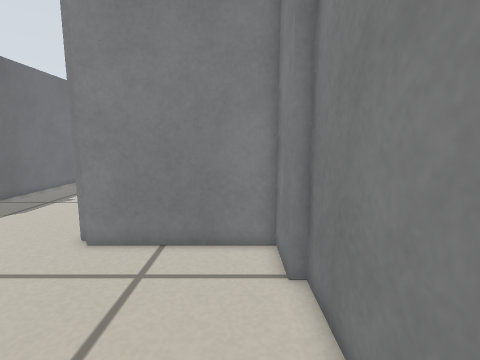
view 1 (above)

16 first-person views from a walk through a robot-simulator world made for Stage. The camera is 0.4 m above the floor, tilts 8° down and sees 85° across. The lines on the ground mark 1 m squares. The floor is counted in squares, 0.1 m on a side. Each view is taken from the middle of a square. On the plan, view 1 faces up. The plan holds only what a view shows up to about 20 squares ahead; the rest is blank. The robots in the file are not drawn.

view 2
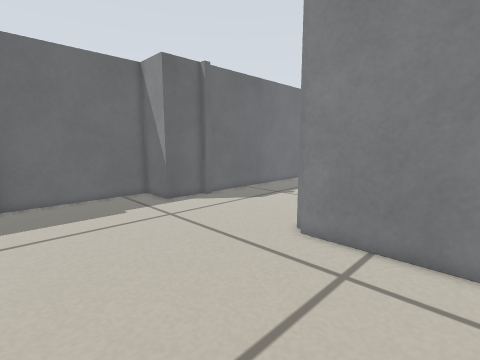

view 3
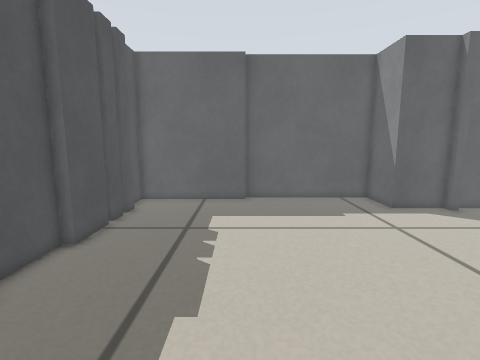

view 4
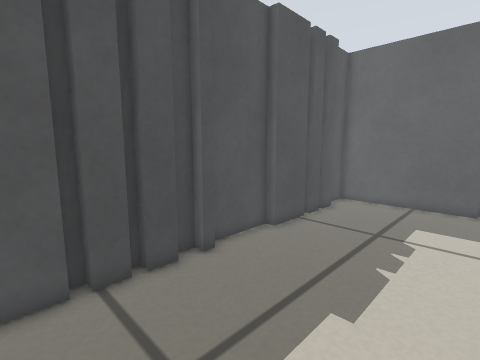

view 5
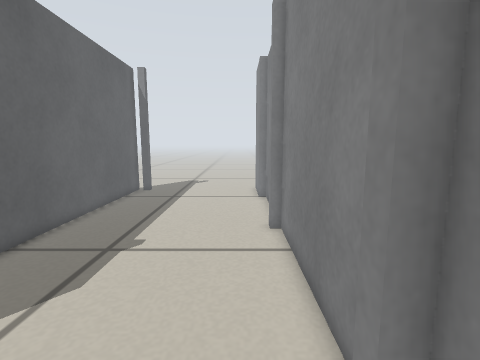

view 6
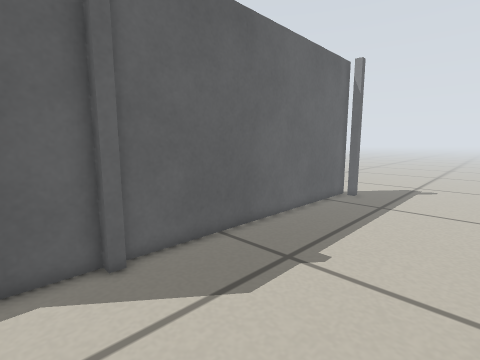

view 7
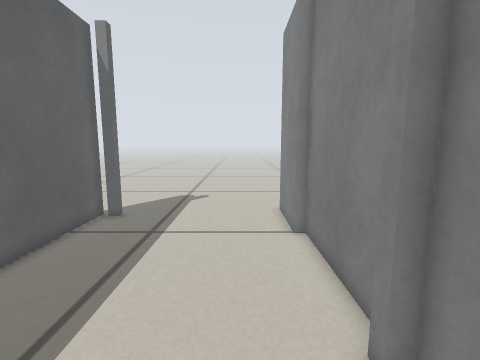

view 8
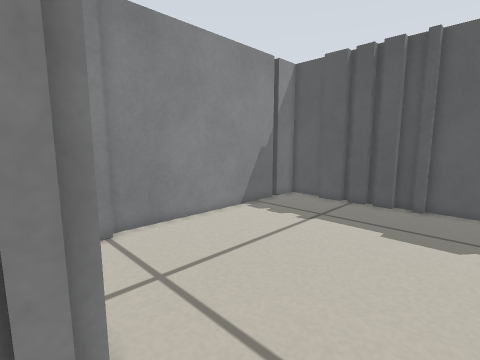

view 9
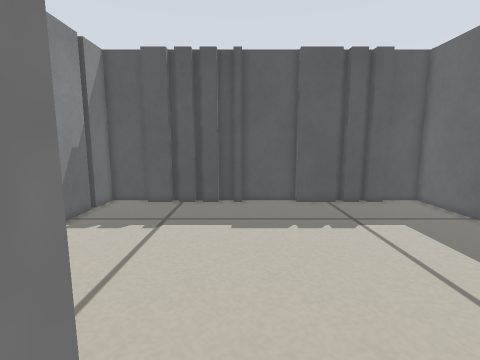

view 10
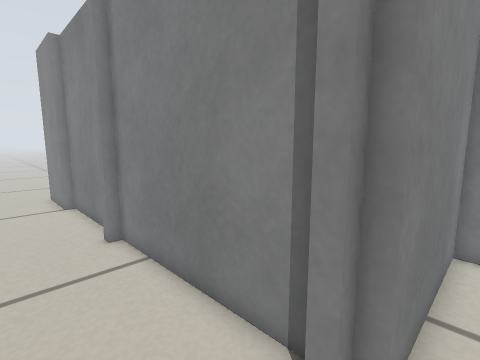

view 11
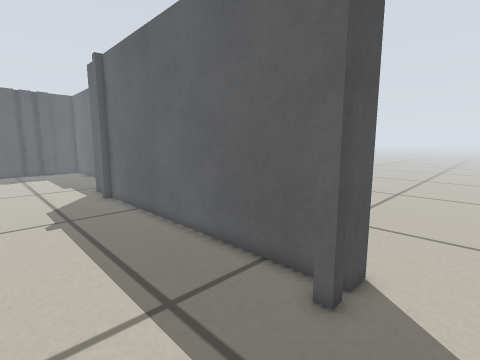

view 12
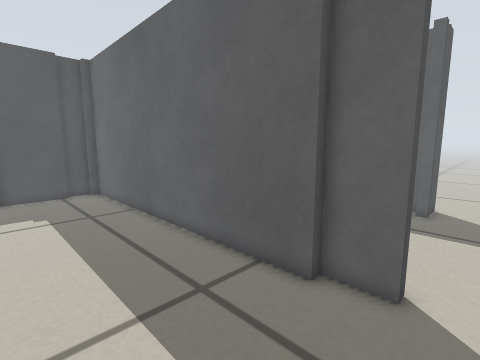

view 13
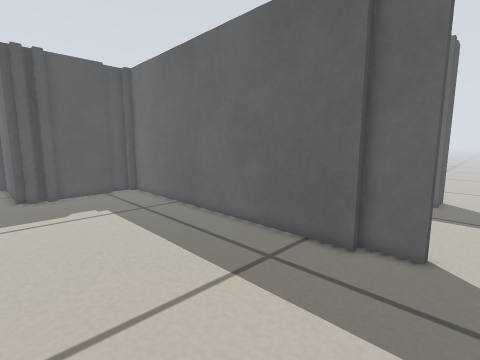

view 14
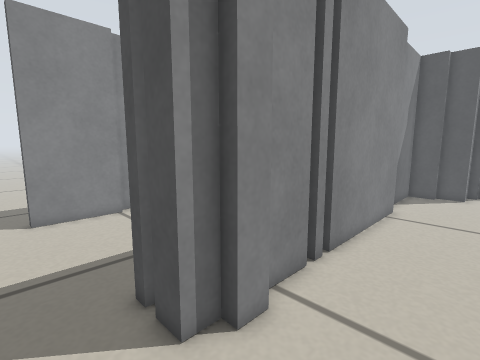

view 15
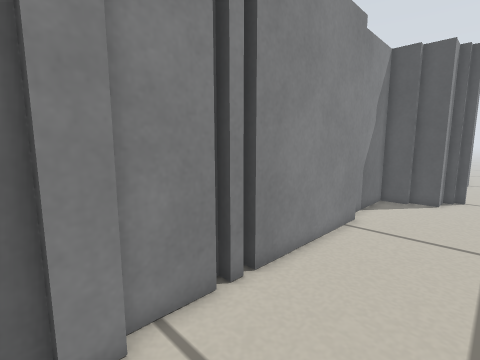

view 16
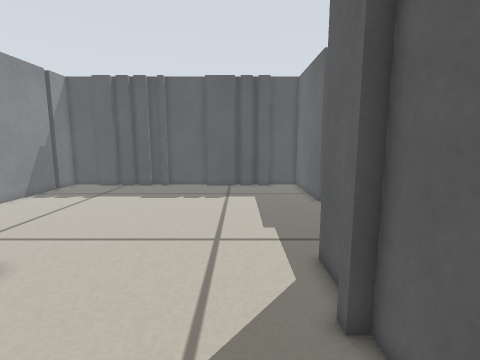

### Floor plan
Points are (right, up) in squares from view 1. A wall is a line through its corners. A room is listed if a view was taken in it or the views show most of it. See-through windows are left out.
Room 1 (views 1, 2, 3, 4, 5, 6, 7, 8, 9, 10, 11, 16)
walls: (-6.1, 10.9) (-6.1, 19.9); (-6.6, 19.9) (-6.6, 20.5); (-6.1, 21.4) (-6.1, 27.3); (-19.4, 0.5) (-19.4, -7) (-17, -7); (-7.1, -6.5) (-6.6, -6.5); (-13.6, -6.5) (-10.9, -6.5); (-10.9, -7) (-7.1, -7); (-5.5, -6.5) (-4.5, -6.5); (-15.2, -6.5) (-14.1, -6.5); (-6.6, -7) (-5.5, -7); (-3.9, -6.5) (-2.9, -6.5); (-6.6, 27.3) (-6.6, 31.5); (-4.5, -7) (-3.9, -7); (-16.9, -6.5) (-15.7, -6.5); (-2.3, -6.5) (-0.6, -6.5); (-2.9, -7) (-2.3, -7); (2, -4.5) (2, 7.2) (1.4, 7.2) (1.4, 9.9) (-6.1, 9.9) (-6.1, 10.4) (-6.6, 10.4) (-6.6, 10.9); (-0.6, -7) (2, -7) (2, -4.9); (-18.3, 29.4) (-17.8, 29.4); (-16.2, 30.5) (-15.7, 30.5) (-15.7, 29.9) (-16.2, 29.9); (-17.8, 30.5) (-16.7, 30.5) (-16.7, 13) (-16.2, 13) (-16.2, 12.5) (-16.7, 12.5) (-16.7, 9.4) (-19.9, 9.4) (-19.9, 0.4)
ways out: opening at (-6, 32.5) to room 2; opening at (-18.7, 32) to room 3
Room 2 (views 12, 13)
walls: (0.2, 11.5) (0.9, 11.5); (1.4, 11.5) (1.9, 11.5) (1.9, 10.9) (2.5, 10.9) (2.5, 5.9); (0.9, 10.9) (1.4, 10.9); (-3.5, 10.9) (0.2, 10.9); (-5.5, 29.4) (-5.5, 10.9) (-5, 10.9) (-5, 10.4) (-3.5, 10.4); (-6.6, 31.5) (-6.1, 31.5) (-6.1, 29.4)
ways out: opening at (-6, 32.5) to room 1
Room 3 (views 14, 15)
walls: (-18.9, 10.4) (-17.3, 10.4) (-17.3, 14.9); (-17.8, 16.1) (-17.8, 24.1); (-21.6, 7.2) (-21.6, 7.8) (-21, 7.8) (-21, 8.3) (-20.5, 8.3) (-20.5, 9.9) (-18.9, 9.9); (-17.8, 24.6) (-17.8, 25.2); (-17.8, 25.6) (-17.8, 28.2); (-18.3, 28.2) (-18.3, 29.4); (-17.8, 29.4) (-17.8, 30.5)
ways out: opening at (-18.7, 32) to room 1

Where each view was taken, in squares from view 1:
view 1: 0 up, 0 right, facing up
view 2: 0 up, 0 right, facing up-left
view 3: 0 up, 1 left, facing left
view 4: 1 up, 1 left, facing down-left
view 5: 8 up, 8 left, facing up
view 6: 10 up, 8 left, facing up-left
view 7: 16 up, 9 left, facing up
view 8: 11 up, 10 left, facing down-right
view 9: 11 up, 7 left, facing down
view 10: 9 up, 10 left, facing up-right
view 11: 33 up, 10 left, facing down-left
view 12: 33 up, 1 right, facing down-left
view 13: 33 up, 4 right, facing down-left
view 14: 33 up, 22 left, facing down-right
view 15: 30 up, 23 left, facing down-right
view 16: 18 up, 14 left, facing down
